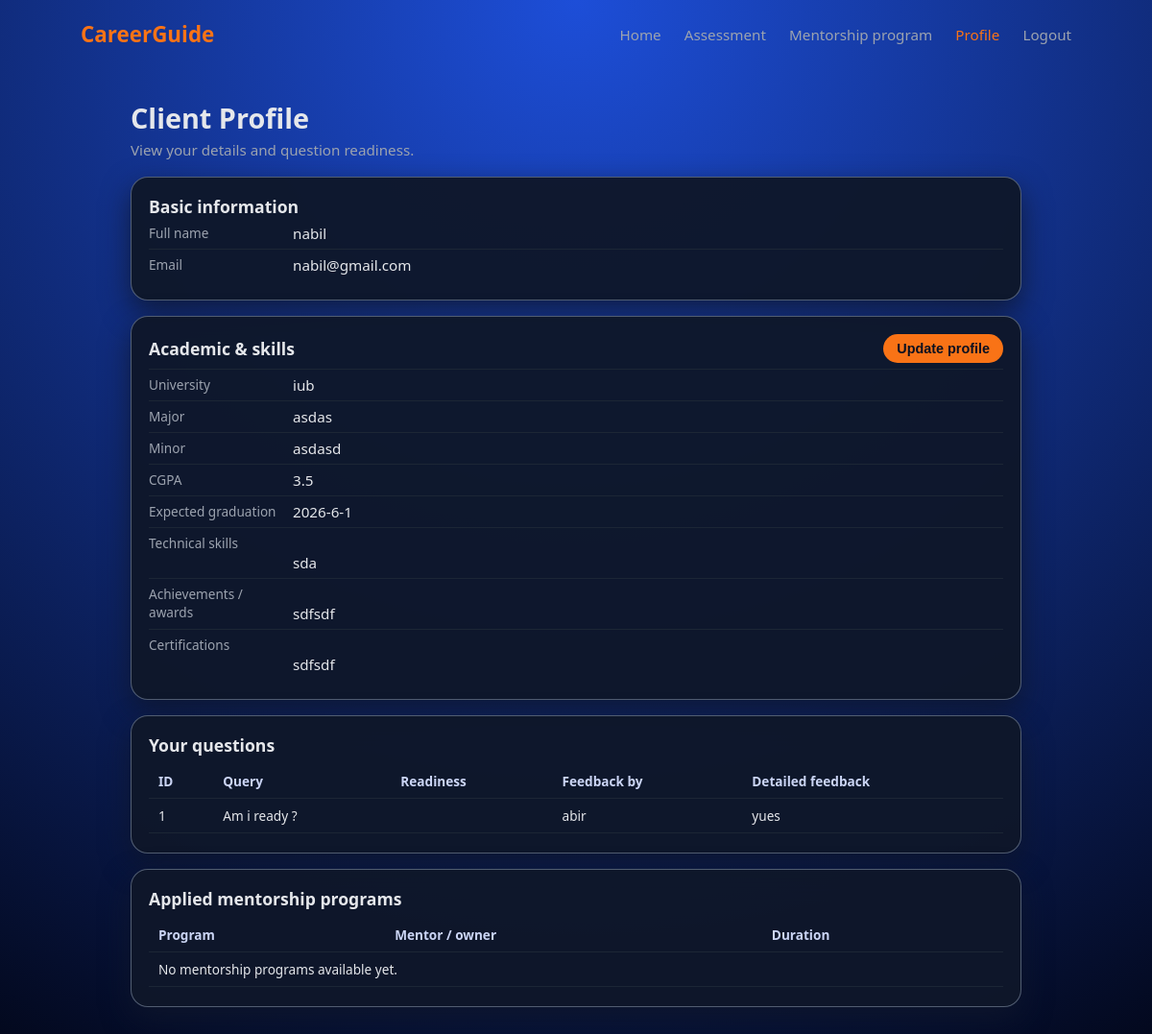
/profile_c.php (signed in), run on the app's committed database.
### tables this page shows
CREATE TABLE `users` (
  `id` int(10) UNSIGNED NOT NULL,
  `full_name` varchar(100) NOT NULL,
  `email` varchar(191) NOT NULL,
  `password` varchar(255) NOT NULL,
  `role` enum('client','specialist','admin') NOT NULL DEFAULT 'client',
  `created_at` timestamp NOT NULL DEFAULT current_timestamp()
);

CREATE TABLE `client_profiles` (
  `id` int(10) UNSIGNED NOT NULL,
  `user_id` int(10) UNSIGNED NOT NULL,
  `university` varchar(150) DEFAULT NULL,
  `major` varchar(150) DEFAULT NULL,
  `minor` varchar(150) DEFAULT NULL,
  `cgpa` varchar(10) DEFAULT NULL,
  `expected_grad` varchar(50) DEFAULT NULL,
  `technical_skills` text DEFAULT NULL,
  `achievements` text DEFAULT NULL,
  `certifications` text DEFAULT NULL,
  `created_at` timestamp NOT NULL DEFAULT current_timestamp(),
  `updated_at` timestamp NULL DEFAULT NULL ON UPDATE current_timestamp()
);

CREATE TABLE `queries` (
  `id` int(10) UNSIGNED NOT NULL,
  `client_id` int(10) UNSIGNED NOT NULL,
  `text` text NOT NULL,
  `status` enum('Pending','Replied') NOT NULL DEFAULT 'Pending',
  `readiness` enum('Not ready','Almost ready','Ready') NOT NULL DEFAULT 'Not ready',
  `feedback_by` int(10) UNSIGNED DEFAULT NULL,
  `detailed_feedback` text DEFAULT NULL,
  `created_at` timestamp NOT NULL DEFAULT current_timestamp(),
  `updated_at` timestamp NULL DEFAULT NULL ON UPDATE current_timestamp()
);

### profile_c.php (the view, shortened to what this page needs)
<?php
require_once "connect.php";
$userId = (int)$_SESSION['user_id'];
$user = null;
$stmt = $mysqli->prepare("SELECT full_name, email FROM users WHERE id = ?");
$stmt->bind_param("i", $userId);
$stmt->execute();
$res = $stmt->get_result();
if ($row = $res->fetch_assoc()) {
    $user = $row;
}
$profile = [
    'university' => 'Not set',
    'major' => 'Not set',
    'minor' => 'Not set',
    'cgpa' => 'Not set',
    'expected_grad' => 'Not set',
    'technical_skills' => 'Not set',
    'achievements' => 'Not set',
    'certifications' => 'Not set',
];
$stmt = $mysqli->prepare(
    "SELECT university, major, minor, cgpa, expected_grad,
            technical_skills, achievements, certifications
     FROM client_profiles
     WHERE user_id = ?"
);
$stmt->bind_param("i", $userId);
$stmt->execute();
$res = $stmt->get_result();
if ($row = $res->fetch_assoc()) {
    $profile['university'] = $row['university'] ?: 'Not set';
    $profile['major'] = $row['major'] ?: 'Not set';
    $profile['minor'] = $row['minor'] ?: 'Not set';
    $profile['cgpa'] = $row['cgpa'] ?: 'Not set';
    $profile['expected_grad'] = $row['expected_grad'] ?: 'Not set';
    $profile['technical_skills'] = $row['technical_skills'] ?: 'Not set';
    $profile['achievements'] = $row['achievements'] ?: 'Not set';
    $profile['certifications'] = $row['certifications'] ?: 'Not set';
}
$queries = [];
$stmt = $mysqli->prepare(
    "SELECT id, text, readiness, detailed_feedback, feedback_by
     FROM queries
     WHERE client_id = ?
     ORDER BY id ASC"
);
$stmt->bind_param("i", $userId);
$stmt->execute();
$res = $stmt->get_result();
while ($row = $res->fetch_assoc()) {
    $queries[] = $row;
}
$specialistNames = [];
if (!empty($queries)) {
    $ids = [];
    foreach ($queries as $q) {
        if (!empty($q['feedback_by'])) {
            $ids[] = (int)$q['feedback_by'];
        }
    }
    $ids = array_unique($ids);
    if (!empty($ids)) {
        $in = implode(',', array_fill(0, count($ids), '?'));
        $types = str_repeat('i', count($ids));
        $sql = "SELECT id, full_name FROM users WHERE id IN ($in)";
        $stmt = $mysqli->prepare($sql);
        $stmt->bind_param($types, ...$ids);
        $stmt->execute();
        $res = $stmt->get_result();
        while ($row = $res->fetch_assoc()) {
            $specialistNames[(int)$row['id']] = $row['full_name'];
        }
    }
}
$appliedPrograms = [];
?>
<!DOCTYPE html>
<html lang="en">
<head>
  <link rel="stylesheet" href="profile_c.css">
</head>
<body>
  <header class="header">
    <div class="logo">CareerGuide</div>
    <nav class="nav">
      <a href="home.php">Home</a>
      <a href="assessment_c.php">Assessment</a>
      <a href="mentorship.php">Mentorship program</a>
      <a href="profile_c.php" class="active">Profile</a>
      <a href="login.php" id="logoutLink">Logout</a>
    </nav>
  </header>
  <div class="profile-wrapper">
    <header class="profile-header">
      <h1 class="profile-title">Client Profile</h1>
      <p class="profile-subtitle">View your details and question readiness.</p>
    </header>
    <section class="profile-card">
      <h2 class="section-title">Basic information</h2>
      <div class="profile-row">
        <span class="label">Full name</span>
        <span class="value">
          <?php echo htmlspecialchars($user['full_name'] ?? ''); ?>
        </span>
      </div>
      <div class="profile-row">
        <span class="label">Email</span>
        <span class="value">
          <?php echo htmlspecialchars($user['email'] ?? ''); ?>
        </span>
      </div>
    </section>
    <section class="profile-card">
      <div class="profile-card-header">
        <h2 class="section-title">Academic & skills</h2>
        <button id="updateProfileBtn" class="primary-btn"
          onclick="window.location.href='update_c.php';">
          Update profile
        </button>
      </div>
      <div class="profile-row">
        <span class="label">University</span>
        <span class="value"><?php echo htmlspecialchars($profile['university']); ?></span>
      </div>
      <div class="profile-row">
        <span class="label">Major</span>
        <span class="value"><?php echo htmlspecialchars($profile['major']); ?></span>
      </div>
      <div class="profile-row">
        <span class="label">Minor</span>
        <span class="value"><?php echo htmlspecialchars($profile['minor']); ?></span>
      </div>
      <div class="profile-row">
        <span class="label">CGPA</span>
        <span class="value"><?php echo htmlspecialchars($profile['cgpa']); ?></span>
      </div>
      <div class="profile-row">
        <span class="label">Expected graduation</span>
        <span class="value">
          <?php echo htmlspecialchars($profile['expected_grad']); ?>
        </span>
      </div>
      <div class="profile-row profile-row-multiline">
        <span class="label">Technical skills</span>
        <span class="value">
          <?php echo nl2br(htmlspecialchars($profile['technical_skills'])); ?>
        </span>
      </div>
      <div class="profile-row profile-row-multiline">
        <span class="label">Achievements / awards</span>
        <span class="value">
          <?php echo nl2br(htmlspecialchars($profile['achievements'])); ?>
        </span>
      </div>
      <div class="profile-row profile-row-multiline">
        <span class="label">Certifications</span>
        <span class="value">
          <?php echo nl2br(htmlspecialchars($profile['certifications'])); ?>
        </span>
      </div>
    </section>
    <section class="profile-card">
      <h2 class="section-title">Your questions</h2>
      <div class="table-wrapper">
        <table class="questions-table">
          <thead>
            <tr>
              <th>ID</th>
              <th>Query</th>
              <th>Readiness</th>
              <th>Feedback by</th>
              <th>Detailed feedback</th>
            </tr>
          </thead>
          <tbody id="questionsBody">
            <?php if (empty($queries)): ?>
              <tr><td colspan="5">You have not submitted any queries yet.</td></tr>
            <?php else: ?>
              <?php foreach ($queries as $q): ?>
                <tr>
                  <td><?php echo htmlspecialchars($q['id']); ?></td>
                  <td><?php echo nl2br(htmlspecialchars($q['text'])); ?></td>
                  <td><?php echo htmlspecialchars($q['readiness']); ?></td>
                  <td>
                    <?php
                      if (!empty($q['feedback_by']) && isset($specialistNames[(int)$q['feedback_by']])) {
                        echo htmlspecialchars($specialistNames[(int)$q['feedback_by']]);
                      } else {
                        echo "—";
                      }
                    ?>
                  </td>
                  <td><?php echo nl2br(htmlspecialchars($q['detailed_feedback'] ?? "")); ?></td>
                </tr>
              <?php endforeach; ?>
            <?php endif; ?>
          </tbody>
        </table>
      </div>
    </section>
    <section class="profile-card">
      <h2 class="section-title">Applied mentorship programs</h2>
      <div class="table-wrapper">
        <table class="questions-table">
          <thead>
            <tr>
              <th>Program</th>
              <th>Mentor / owner</th>
              <th>Duration</th>
            </tr>
          </thead>
          <tbody id="appliedProgramsBody">
            <?php if (empty($appliedPrograms)): ?>
              <tr><td colspan="3">No mentorship programs available yet.</td></tr>
            <?php endif; ?>
          </tbody>
        </table>
      </div>
    </section>
  </div>
</body>
</html>

### profile_c.css (style rules this page uses)
*, *::before, *::after { box-sizing: border-box; margin: 0; padding: 0; }
body { font-family: system-ui, -apple-system, BlinkMacSystemFont, "Segoe UI", sans-serif; background: radial-gradient(circle at top, #1d4ed8, #020617); min-height: 100vh; color: #e5e7eb; }
.profile-wrapper { max-width: 960px; margin: 32px auto; padding: 0 16px 32px; }
.profile-header { margin-bottom: 18px; }
.profile-title { font-size: 1.8rem; margin-bottom: 4px; }
.profile-subtitle { font-size: 0.95rem; color: #9ca3af; }
.profile-card { background: rgba(15, 23, 42, 0.96); border-radius: 18px; padding: 18px 18px 20px; border: 1px solid rgba(148, 163, 184, 0.5); box-shadow: 0 12px 30px rgba(15, 23, 42, 0.8); margin-bottom: 16px; }
.profile-card-header { display: flex; justify-content: space-between; align-items: center; margin-bottom: 6px; }
.section-title { font-size: 1.1rem; }
.profile-row { display: grid; grid-template-columns: 140px minmax(0, 1fr); gap: 10px; padding: 6px 0; border-top: 1px solid rgba(31, 41, 55, 0.9); }
.profile-row:first-of-type { border-top: none; }
.profile-row-multiline .value { white-space: pre-line; }
.label { font-size: 0.85rem; color: #9ca3af; }
.value { font-size: 0.95rem; color: #e5e7eb; }
.primary-btn { padding: 7px 14px; border-radius: 999px; border: none; background: #f97316; color: #0b1120; font-size: 0.9rem; font-weight: 600; cursor: pointer; }
.table-wrapper { overflow-x: auto; margin-top: 8px; }
.questions-table { width: 100%; border-collapse: collapse; font-size: 0.85rem; }
.questions-table th, .questions-table td { padding: 8px 10px; text-align: left; border-bottom: 1px solid rgba(31, 41, 55, 0.9); }
.questions-table th { font-weight: 600; color: #cbd5f5; }
.header { padding: 20px 7%; display: flex; justify-content: space-between; align-items: center; }
.logo { font-size: 1.4rem; font-weight: 700; color: #f97316; }
.nav a { margin-left: 20px; text-decoration: none; color: #9ca3af; font-size: 0.95rem; }
.nav a.active { color: #f97316; }

### data on the page
users: full_name "nabil", email "nabil@gmail.com"
client_profiles: university "iub", major "asdas", minor "asdasd", cgpa "3.5", expected_grad "2026-6-1", technical_skills "sda", achievements "sdfsdf", certifications "sdfsdf"
queries: id "1", text "Am i ready ?", feedback_by "abir", detailed_feedback "yues"
